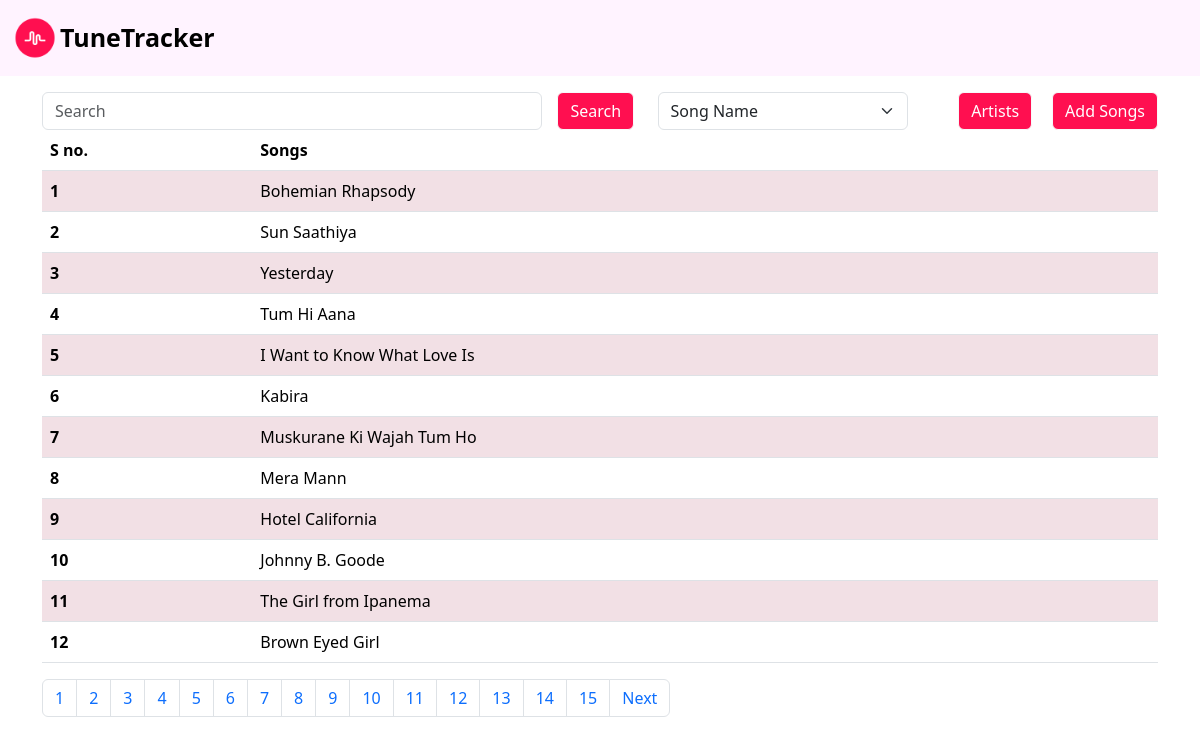
The page / on the database its author committed.
### TuneTracker/models.py (models this page shows, shortened)
class Song(models.Model):
    title = models.CharField(max_length=100)
    artist = models.ForeignKey(Artist, on_delete=models.CASCADE, null=True, related_name='songs', db_column='artist_id')

### TuneTracker/views.py (the view)
# urls.py: path('', list_of_songs, name="list_of_songs"),
def list_of_songs(request):
    if request.GET.get('optionFilter'):
        optionFilter = request.GET.get('optionFilter')
    queryset = Song.objects.all()
    search = ''
    if request.GET.get('search'):
        search = request.GET.get('search')
        lookup = {f"{optionFilter}__startswith": search}
        query = Q(**lookup)
        queryset = queryset.filter(query)
    paginator = Paginator(queryset, 12)  # Show 15 songs per page.
    a = math.ceil(len(queryset)/12)
    page_number = request.GET.get("page",1)
    page_obj = paginator.get_page(page_number)
    return render(request, "song_list.html", {'queryset' : page_obj, "range": range(a), "search" : search})

### TuneTracker/templates/song_list.html (shortened to what this page needs)
{% extends "base.html"%}
{% block start %}
<div class = "container mt-3">
  <form id="searchForm" method="GET">
    <div style="display: flex; align-items: center; justify-content: space-between;">
        <span style="flex: 2;">
            <input class="form-control" value="{{search}}" name="search" placeholder="Search">
        </span>
        <span style="flex: 0.4; margin-left: 15px">
            <button type="submit" style="background-color: #ff0f50; color: white;" class="btn btn-light">Search</button>
        </span>
        <span style="flex: 1; width: 200px;">
            <select class="form-select" aria-label="Default select example" name="optionFilter" style="width: 100%;">
                <option selected value="title">Song Name</option>
            </select>
        </span>
        <span style="flex: 1; margin-left: auto; display: flex; align-items: center;">
            <button style="background-color: #ff0f50; color: white; margin-left: auto;" class="btn btn-light" onclick=redirectToArtist(event)>Artists</button>
            <button style="background-color: #ff0f50; color: white; margin-left: 20px;" class="btn btn-light" onclick=redirectToAddSongs(event)>Add Songs</button>
        </span>
    </div>
</form>
  <table class="table table-striped table-hover">
    <thead>
        <tr>
            <th scope="col">S no.</th>
            <th scope="col">Songs</th>
        </tr>
    </thead>
    <tbody>
        {% for song in queryset %}
        <tr class="table-row" data-href="{% url 'song_details' song.id %}">
            <th scope="row">{{ queryset.start_index|add:forloop.counter0 }}</th>
            <td>{{ song.title }}</td>
        </tr>
        {% endfor %}
    </tbody>
</table>
  <nav aria-label="Page navigation example">
      <ul class="pagination">
      {% for i in range %}
        <li class="page-item"><a class="page-link" href="?page={{ i|add:1 }}">{{ i|add:1 }}</a></li>
      {% endfor %}
      {% if queryset.has_next %}
        <li class="page-item"><a class="page-link" href="?page={{ queryset.next_page_number }}">Next</a></li>
      {% endif %}
      </ul>
    </nav>
</div>
{% endblock %}

### TuneTracker/templates/base.html (shortened to what this page needs)
<!DOCTYPE html>
<html lang="en">
<head>
    <link href="https://cdn.jsdelivr.net/npm/bootstrap@5.3.1/dist/css/bootstrap.min.css" rel="stylesheet">
    {% load static %}
    <link rel="stylesheet" href="{% static 'style1.css' %}">
</head>
<body>
<nav class="navbar navbar-light" style="background-color: #fddbfd54;">
    <a href="{% url 'list_of_songs' %}" class="navbar-brand">
        <div style="padding-left:10px" class="d-flex align-items-center">
            <img src="{% static 'logo.png' %}" width="50" height="50" class="d-inline-block align-top" alt="Logo">
            <span>
                <b style="font-size: 25px;">TuneTracker</b>
            </span>
        </div>
    </a>
</nav>
    {% block start %}
    {% endblock %}
</body>
</html>

### TuneTracker/static/style1.css (style rules this page uses)
.table-row { cursor: pointer; transition: background-color 0.3s; }
.table-striped>tbody>tr:nth-child(odd)>td, .table-striped>tbody>tr:nth-child(odd)>th { background-color: #ff0f5014; }

### rows shown on the page
Song: start_index|add "1", title "Bohemian Rhapsody"
Song: start_index|add "2", title "Sun Saathiya"
Song: start_index|add "3", title "Yesterday"
Song: start_index|add "4", title "Tum Hi Aana"
Song: start_index|add "5", title "I Want to Know What Love Is"
Song: start_index|add "6", title "Kabira"
Song: start_index|add "7", title "Muskurane Ki Wajah Tum Ho"
Song: start_index|add "8", title "Mera Mann"
Song: start_index|add "9", title "Hotel California"
Song: start_index|add "10", title "Johnny B. Goode"
Song: start_index|add "11", title "The Girl from Ipanema"
Song: start_index|add "12", title "Brown Eyed Girl"

### other values the page prints
{{ i|add:1 }} "1" "2" "3" "4" "5" "6" "7" "8" "9" "10" "11" "12" "13" "14" "15"
